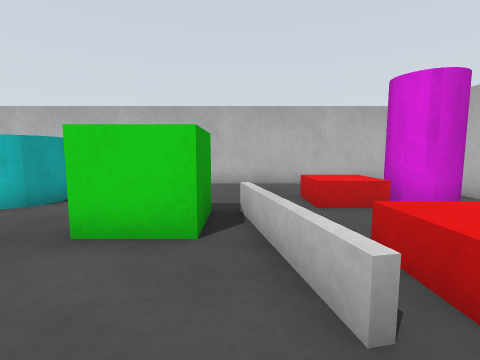
View 1 (above)

16 first-person views from a walk through a Gazebo world. The camera is 0.61 m above the floor, tilts 6° down and sees 85° across. The floor is counted in squares, 0.5 m on a side. Each view is taken from the middle of a square. On the plan, view 1 faces up. The plan holds only what a view shows up to about 12 squares ahead; the rest is blank. The place goes on beyond the plan.

View 2
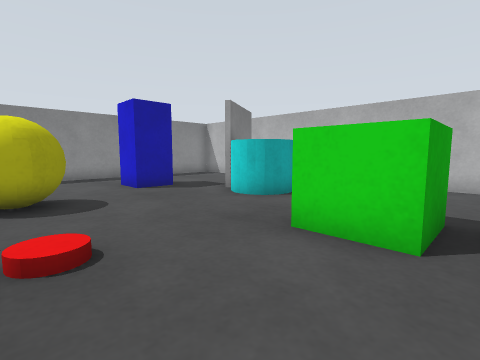

View 3
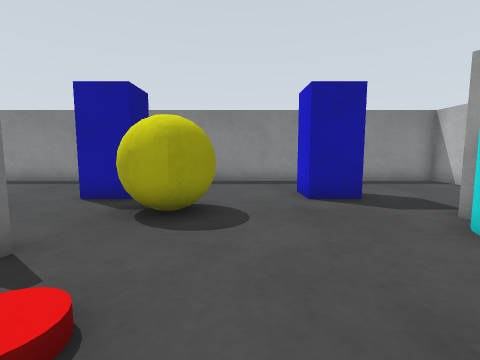

View 4
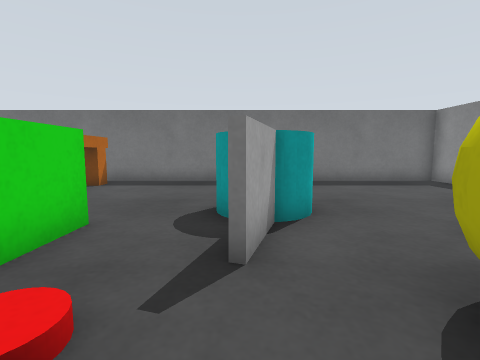

View 5
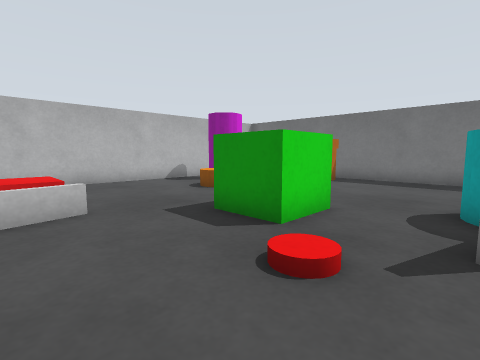

View 6
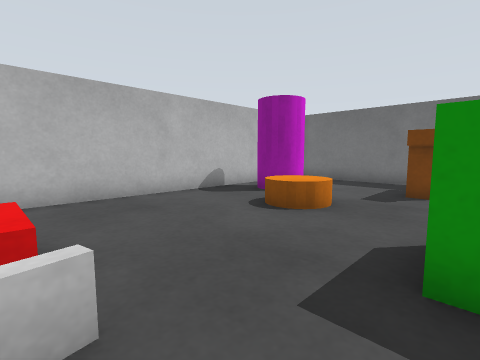

View 7
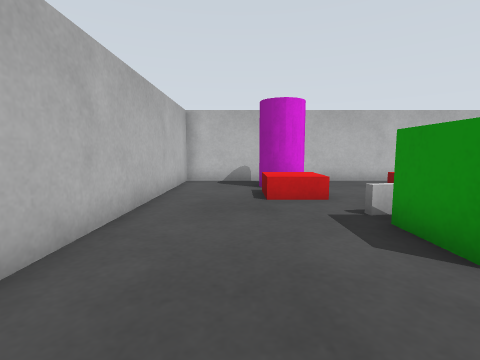

View 8
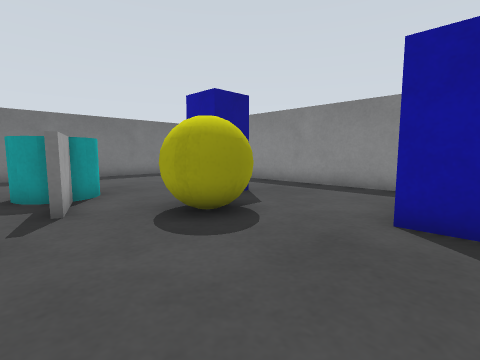

View 9
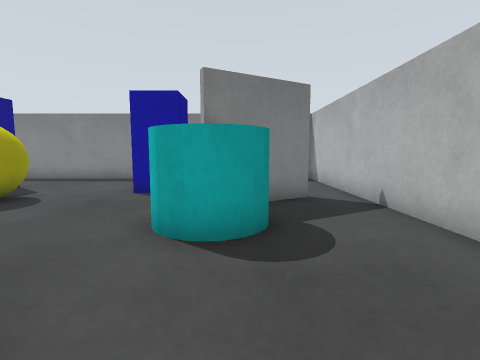

View 10
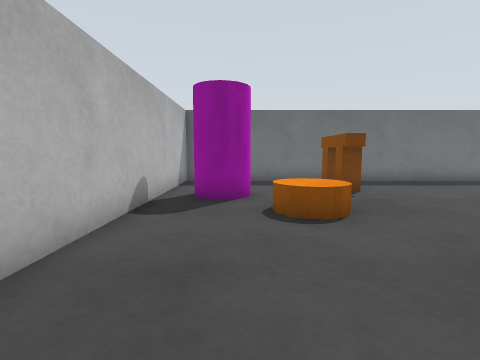

View 11
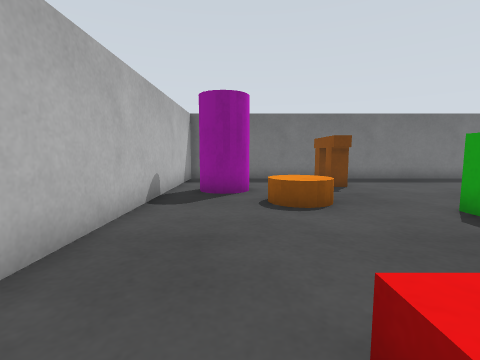

View 12
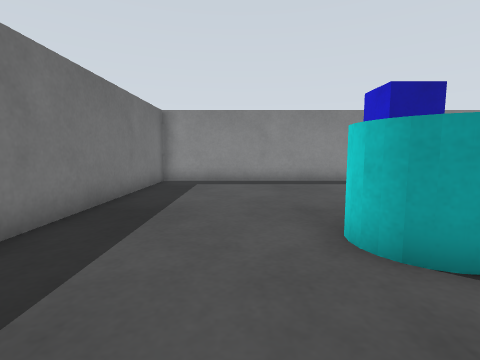

View 13
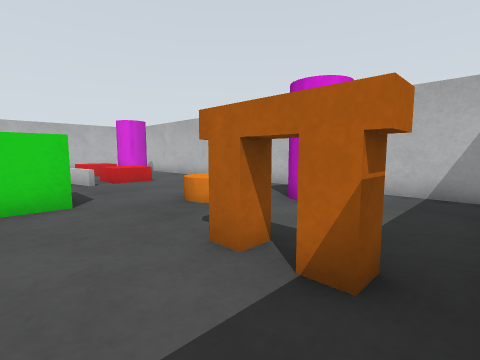

View 14
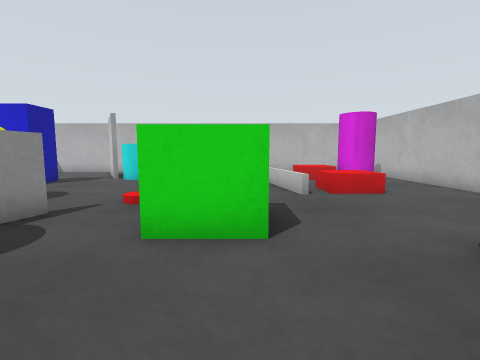

View 15
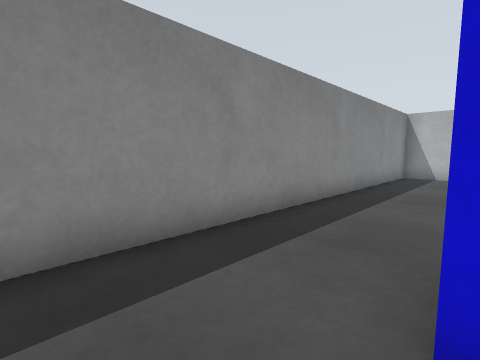

View 16
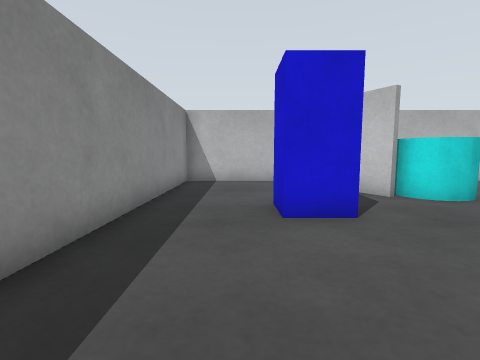

### Floor plan
Points are (right, up) in squares from view 1. A wall is a line through its corners. A room is listed if a view was taken in it or the views show most of it. See-through windows are left out.
Room 1 (views 1, 2, 3, 4, 5, 6, 7, 8, 9, 10, 11, 12, 13, 14, 15, 16)
walls: (-4.9, -0.8) (-5.1, -1.6); (-5.5, -2.1) (-5.1, -0.7); (-6.8, 6.1) (-7.4, 7.1); (-8.2, 8.9) (-6.7, 6.2); (-13.3, -9.3) (6.3, -9.3) (6.3, 10.3) (-13.3, 10.3) (-13.3, -9.3)
low walls: (0.8, 1.5) (0, 5.5)
objects: blue box (-10, -2) to (-9, -1); blue box (-10, 4) to (-9, 5); yellow ball (-8, 0) to (-7, 1); cyan cylinder (-6, -4) to (-5, -3); cyan cylinder (-6, 6) to (-5, 7); red cylinder (-3, 1); green box (-2, -2) to (-1, -1); green box (-2, 4) to (-1, 5); orange box (0, -8) to (1, -6); orange cylinder (2, -4) to (3, -3); red box (2, 2) to (3, 3); red box (2, 6) to (3, 7); magenta cylinder (4, -6) to (5, -5); magenta cylinder (4, 6) to (5, 7)

Positions as (right, up) in squares from view 1, and headings:
1: (0, 0), facing up
2: (0, 0), facing up-left
3: (-2, 2), facing left
4: (-5, 2), facing down
5: (-5, 3), facing down-right
6: (-1, 2), facing down-right
7: (-5, 8), facing right
8: (-4, 5), facing down-left
9: (-1, 7), facing left
10: (4, 2), facing down
11: (4, 3), facing down
12: (-2, -6), facing left
13: (-2, -9), facing up-right
14: (-1, -6), facing up
15: (-10, -4), facing up-left
16: (-11, -1), facing up
